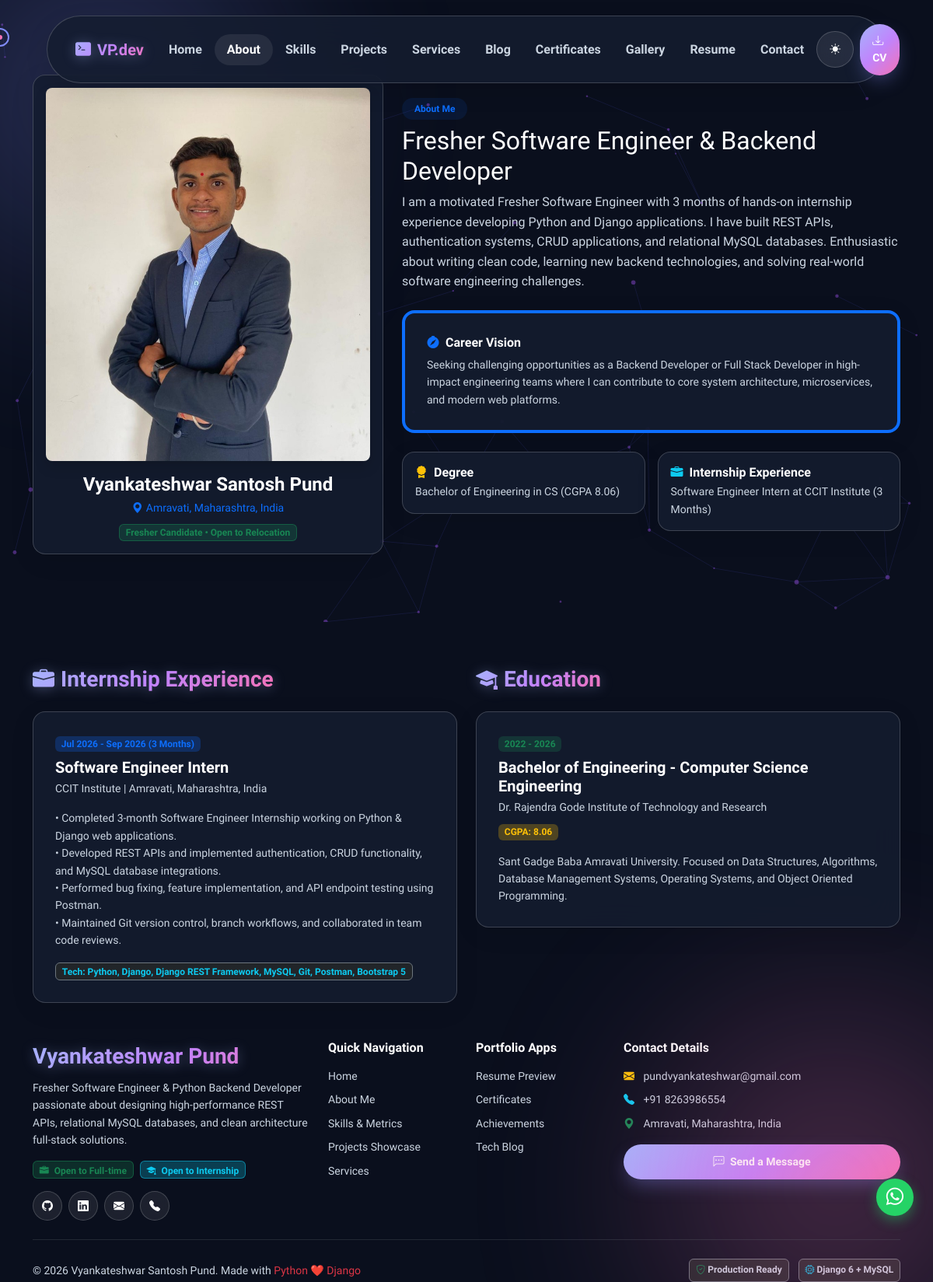
The page /about/ on the database its author committed.
### apps/portfolio/models.py (models this page shows, shortened)
class ProfileInfo(models.Model):
    name = models.CharField(max_length=100, default='Vyankateshwar Santosh Pund')
    title_roles = models.CharField(max_length=255, default='Junior Software Engineer | Python Developer | Django Backend Developer | Python Full Stack Developer')
    location = models.CharField(max_length=100, default='Amravati, Maharashtra, India')
    email = models.EmailField(default='pundvyankateshwar@gmail.com')
    phone = models.CharField(max_length=20, default='+91 8263986554')
    linkedin_url = models.URLField(default='https://linkedin.com/in/vyankateshwar-pund-7a654632b')
    github_url = models.URLField(default='https://github.com/vyankateshwarpund')
    about_summary = models.TextField()
    career_goals = models.TextField(blank=True, null=True)
    profile_image = models.ImageField(upload_to='profile/', blank=True, null=True)
    projects_completed_count = models.IntegerField(default=8)
    internships_count = models.IntegerField(default=1)
    github_contributions_count = models.IntegerField(default=600)
    technologies_count = models.IntegerField(default=20)
    hours_coding_count = models.IntegerField(default=500)
    years_experience = models.CharField(max_length=20, default='1+ Years')
    class Meta:
        verbose_name = 'Profile Information'
        verbose_name_plural = 'Profile Information'

class Experience(models.Model):
    company_name = models.CharField(max_length=150)
    role = models.CharField(max_length=150)
    location = models.CharField(max_length=100, default='India')
    start_date = models.DateField()
    end_date = models.DateField(null=True, blank=True)
    is_current = models.BooleanField(default=False)
    responsibilities = models.TextField(help_text='Use bullet points or newlines')
    tech_stack_used = models.CharField(max_length=255, help_text='Comma separated technologies')
    class Meta:
        ordering = ['-start_date']
        verbose_name = 'Work Experience'
        verbose_name_plural = 'Work Experiences'

class Education(models.Model):
    institution = models.CharField(max_length=200)
    degree = models.CharField(max_length=150)
    field_of_study = models.CharField(max_length=150)
    start_year = models.CharField(max_length=10)
    end_year = models.CharField(max_length=10)
    cgpa = models.CharField(max_length=20, default='8.06')
    details = models.TextField(blank=True, null=True)
    class Meta:
        ordering = ['-end_year']
        verbose_name = 'Education'
        verbose_name_plural = 'Education'

class SocialLink(models.Model):
    platform = models.CharField(max_length=50)
    url = models.URLField()
    icon_class = models.CharField(max_length=50, help_text='e.g., bi bi-github')
    order = models.IntegerField(default=0)
    class Meta:
        ordering = ['order']

### apps/portfolio/views.py (the view)
# urls.py: path('about/', views.AboutView.as_view(), name='about'),
class AboutView(TemplateView):
    template_name = 'about.html'
    def get_context_data(self, **kwargs):
        context = super().get_context_data(**kwargs)
        context['experiences'] = Experience.objects.all()
        context['education_list'] = Education.objects.all()
        context['achievements'] = Achievement.objects.all()
        context['career_steps'] = CareerStep.objects.all()
        return context

### templates/about.html (shortened to what this page needs)
{% extends 'base.html' %}
{% load static %}
{% block content %}
<section class="py-5 mt-5">
    <div class="container">
        <div class="row align-items-center gy-5">
            <div class="col-lg-5">
                <div class="glass-card p-3 position-relative">
                    <img src="{% if profile.profile_image %}{{ profile.profile_image.url }}{% else %}{% static 'images/vyankateshwar_profile.jpg' %}{% endif %}" alt="Vyankateshwar Pund" class="w-100 rounded-3 shadow object-fit-cover" style="max-height: 480px;">
                    <div class="mt-3 text-center">
                        <h4 class="fw-bold text-main mb-1">{{ profile.name|default:"Vyankateshwar Santosh Pund" }}</h4>
                        <p class="text-primary small mb-2"><i class="bi bi-geo-alt-fill me-1"></i>{{ profile.location|default:"Amravati, Maharashtra, India" }}</p>
                        <span class="badge bg-success bg-opacity-25 text-success border border-success border-opacity-50">Fresher Candidate • Open to Relocation</span>
                    </div>
                </div>
            </div>
            <div class="col-lg-7">
                <span class="badge bg-primary bg-opacity-10 text-primary px-3 py-2 rounded-pill fw-semibold">About Me</span>
                <h2 class="section-title mt-2">Fresher Software Engineer & Backend Developer</h2>
                <p class="text-muted leading-relaxed mb-4">
                    {{ profile.about_summary }}
                </p>
                <div class="glass-card mb-4 border-start border-4 border-primary">
                    <h6 class="fw-bold text-main mb-2"><i class="bi bi-compass-fill text-primary me-2"></i>Career Vision</h6>
                    <p class="text-muted small mb-0">{{ profile.career_goals }}</p>
                </div>
                <div class="row g-3">
                    <div class="col-sm-6">
                        <div class="glass-card p-3">
                            <h6 class="fw-bold text-main mb-1"><i class="bi bi-award-fill text-warning me-2"></i>Degree</h6>
                            <p class="text-muted small mb-0">Bachelor of Engineering in CS (CGPA 8.06)</p>
                        </div>
                    </div>
                    <div class="col-sm-6">
                        <div class="glass-card p-3">
                            <h6 class="fw-bold text-main mb-1"><i class="bi bi-briefcase-fill text-info me-2"></i>Internship Experience</h6>
                            <p class="text-muted small mb-0">Software Engineer Intern at CCIT Institute (3 Months)</p>
                        </div>
                    </div>
                </div>
            </div>
        </div>
        <div class="row mt-5 pt-5 gy-5">
            <div class="col-lg-6">
                <h3 class="fw-bold mb-4 gradient-text"><i class="bi bi-briefcase-fill me-2"></i>Internship Experience</h3>
                <div class="timeline">
                    {% for exp in experiences %}
                    <div class="timeline-item">
                        <div class="glass-card">
                            <span class="badge bg-primary bg-opacity-25 text-primary mb-2">
                                {{ exp.start_date|date:"M Y" }} - {{ exp.end_date|date:"M Y" }} (3 Months)
                            </span>
                            <h5 class="fw-bold text-main mb-1">{{ exp.role }}</h5>
                            <h6 class="text-muted small mb-3">{{ exp.company_name }} | {{ exp.location }}</h6>
                            <p class="text-muted small mb-3" style="white-space: pre-line;">{{ exp.responsibilities }}</p>
                            <span class="badge bg-dark border border-secondary text-info small">Tech: {{ exp.tech_stack_used }}</span>
                        </div>
                    </div>
                    {% endfor %}
                </div>
            </div>
            <div class="col-lg-6">
                <h3 class="fw-bold mb-4 gradient-text"><i class="bi bi-mortarboard-fill me-2"></i>Education</h3>
                <div class="timeline">
                    {% for edu in education_list %}
                    <div class="timeline-item">
                        <div class="glass-card">
                            <span class="badge bg-success bg-opacity-25 text-success mb-2">
                                {{ edu.start_year }} - {{ edu.end_year }}
                            </span>
                            <h5 class="fw-bold text-main mb-1">{{ edu.degree }} - {{ edu.field_of_study }}</h5>
                            <h6 class="text-muted small mb-2">{{ edu.institution }}</h6>
                            <div class="badge bg-warning bg-opacity-25 text-warning mb-3">CGPA: {{ edu.cgpa }}</div>
                            <p class="text-muted small mb-0">{{ edu.details }}</p>
                        </div>
                    </div>
                    {% endfor %}
                </div>
            </div>
        </div>
    </div>
</section>
{% endblock %}

### templates/base.html (shortened to what this page needs)
{% load static %}
<!DOCTYPE html>
<html lang="en" data-theme="dark">
<head>
    <link href="https://cdn.jsdelivr.net/npm/bootstrap@5.3.2/dist/css/bootstrap.min.css" rel="stylesheet">
    <link rel="stylesheet" href="https://cdn.jsdelivr.net/npm/bootstrap-icons@1.11.3/font/bootstrap-icons.min.css">
    <link rel="stylesheet" href="{% static 'css/style.css' %}">
</head>
<body>
    <div class="gradient-blob blob-2"></div>
    <canvas id="particles-canvas"></canvas>
    <div class="custom-cursor d-none d-md-block"></div>
    <div class="custom-cursor-dot d-none d-md-block"></div>
    {% include 'components/navbar.html' %}
    <main style="min-height: 80vh;">
        {% block content %}{% endblock %}
    </main>
    <a href="https://wa.me/918263986554?text=Hi%20Vyankateshwar,%20I%20reviewed%20your%20portfolio!" target="_blank" class="whatsapp-float" title="Chat on WhatsApp">
        <i class="bi bi-whatsapp"></i>
    </a>
    {% include 'components/footer.html' %}
</body>
</html>

### templates/components/navbar.html (shortened to what this page needs)
<nav class="navbar navbar-expand-lg navbar-floating">
    <div class="container-fluid">
        <a class="navbar-brand gradient-text" href="{% url 'home' %}">
            <i class="bi bi-terminal-fill me-2"></i>VP.dev
        </a>
        <div class="collapse navbar-collapse" id="portfolioNavbar">
            <ul class="navbar-nav mx-auto mb-2 mb-lg-0">
                <li class="nav-item"><a class="nav-link {% if request.resolver_match.url_name == 'home' %}active{% endif %}" href="{% url 'home' %}">Home</a></li>
                <li class="nav-item"><a class="nav-link {% if request.resolver_match.url_name == 'about' %}active{% endif %}" href="{% url 'about' %}">About</a></li>
                <li class="nav-item"><a class="nav-link {% if request.resolver_match.url_name == 'skills_list' %}active{% endif %}" href="{% url 'skills_list' %}">Skills</a></li>
                <li class="nav-item"><a class="nav-link {% if 'projects' in request.path %}active{% endif %}" href="{% url 'project_list' %}">Projects</a></li>
                <li class="nav-item"><a class="nav-link {% if request.resolver_match.url_name == 'services' %}active{% endif %}" href="{% url 'services' %}">Services</a></li>
                <li class="nav-item"><a class="nav-link {% if 'blogs' in request.path %}active{% endif %}" href="{% url 'blog_list' %}">Blog</a></li>
                <li class="nav-item"><a class="nav-link {% if request.resolver_match.url_name == 'certificates' %}active{% endif %}" href="{% url 'certificates' %}">Certificates</a></li>
                <li class="nav-item"><a class="nav-link {% if request.resolver_match.url_name == 'gallery' %}active{% endif %}" href="{% url 'gallery' %}">Gallery</a></li>
                <li class="nav-item"><a class="nav-link {% if request.resolver_match.url_name == 'resume' %}active{% endif %}" href="{% url 'resume' %}">Resume</a></li>
                <li class="nav-item"><a class="nav-link {% if request.resolver_match.url_name == 'contact' %}active{% endif %}" href="{% url 'contact' %}">Contact</a></li>
            </ul>
            <div class="d-flex align-items-center gap-2">
                <button id="theme-toggle-btn" class="btn btn-glass btn-sm px-3" title="Toggle Light/Dark Theme">
                </button>
                <a href="{% url 'resume' %}" class="btn btn-gradient btn-sm px-3">
                    <i class="bi bi-download me-1"></i> CV
                </a>
            </div>
        </div>
    </div>
</nav>

### templates/components/footer.html (shortened to what this page needs)
<footer>
    <div class="container">
        <div class="row gy-4">
            <div class="col-lg-4 col-md-6">
                <a class="navbar-brand gradient-text fs-3 mb-2 d-block" href="{% url 'home' %}">
                    Vyankateshwar Pund
                </a>
                <p class="text-muted small mb-3">
                    Fresher Software Engineer & Python Backend Developer passionate about designing high-performance REST APIs,
                    relational MySQL databases, and clean architecture full-stack solutions.
                </p>
                <div class="d-flex flex-wrap gap-2 mb-3">
                    <span class="badge bg-success bg-opacity-25 text-success border border-success border-opacity-50"><i class="bi bi-briefcase-fill me-1"></i> Open to Full-time</span>
                    <span class="badge bg-info bg-opacity-25 text-info border border-info border-opacity-50"><i class="bi bi-mortarboard-fill me-1"></i> Open to Internship</span>
                </div>
                <div class="d-flex gap-2">
                    {% for social in social_links %}
                    <a href="{{ social.url }}" target="_blank" class="btn btn-glass btn-sm rounded-circle p-2" style="width:38px; height:38px; display:inline-flex; align-items:center; justify-content:center;" title="{{ social.platform }}">
                        <i class="{{ social.icon_class }}"></i>
                    </a>
                    {% endfor %}
                </div>
            </div>
            <div class="col-lg-2 col-md-6">
                <h6 class="text-white mb-3 fw-bold">Quick Navigation</h6>
                <ul class="list-unstyled small">
                    <li class="mb-2"><a href="{% url 'home' %}" class="text-muted text-decoration-none">Home</a></li>
                    <li class="mb-2"><a href="{% url 'about' %}" class="text-muted text-decoration-none">About Me</a></li>
                    <li class="mb-2"><a href="{% url 'skills_list' %}" class="text-muted text-decoration-none">Skills & Metrics</a></li>
                    <li class="mb-2"><a href="{% url 'project_list' %}" class="text-muted text-decoration-none">Projects Showcase</a></li>
                    <li class="mb-2"><a href="{% url 'services' %}" class="text-muted text-decoration-none">Services</a></li>
                </ul>
            </div>
            <div class="col-lg-2 col-md-6">
                <h6 class="text-white mb-3 fw-bold">Portfolio Apps</h6>
                <ul class="list-unstyled small">
                    <li class="mb-2"><a href="{% url 'resume' %}" class="text-muted text-decoration-none">Resume Preview</a></li>
                    <li class="mb-2"><a href="{% url 'certificates' %}" class="text-muted text-decoration-none">Certificates</a></li>
                    <li class="mb-2"><a href="{% url 'achievements' %}" class="text-muted text-decoration-none">Achievements</a></li>
                    <li class="mb-2"><a href="{% url 'blog_list' %}" class="text-muted text-decoration-none">Tech Blog</a></li>
                </ul>
            </div>
            <div class="col-lg-4 col-md-6">
                <h6 class="text-white mb-3 fw-bold">Contact Details</h6>
                <ul class="list-unstyled small text-muted mb-3">
                    <li class="mb-2"><i class="bi bi-envelope-fill text-warning me-2"></i> pundvyankateshwar@gmail.com</li>
                    <li class="mb-2"><i class="bi bi-telephone-fill text-info me-2"></i> +91 8263986554</li>
                    <li class="mb-2"><i class="bi bi-geo-alt-fill text-success me-2"></i> Amravati, Maharashtra, India</li>
                </ul>
                <a href="{% url 'contact' %}" class="btn btn-gradient btn-sm w-100"><i class="bi bi-chat-left-dots me-1"></i> Send a Message</a>
            </div>
        </div>
        <hr class="my-4 border-secondary opacity-25">
        <div class="row align-items-center">
            <div class="col-md-6 text-center text-md-start mb-2 mb-md-0">
                <span class="text-muted small">&copy; 2026 Vyankateshwar Santosh Pund. Made with <span class="text-danger">Python ❤️ Django</span></span>
            </div>
            <div class="col-md-6 text-center text-md-end">
                <span class="badge bg-dark border border-secondary text-muted me-2"><i class="bi bi-shield-check text-success"></i> Production Ready</span>
                <span class="badge bg-dark border border-secondary text-muted"><i class="bi bi-cpu text-info"></i> Django 6 + MySQL</span>
            </div>
        </div>
    </div>
</footer>

### rows shown on the page
ProfileInfo: profile_image (picture), name "Vyankateshwar Santosh Pund", location "Amravati, Maharashtra, India", about_summary "I am a motivated Fresher Software Engineer with 3 months of hands-on internship experience developing Python and Django applications. I have built REST APIs, authentication systems, CRUD applications, and relational MySQL databases. Enthusiastic about writing clean code, learning new backend technologies, and solving real-world software engineering challenges.", career_goals "Seeking challenging opportunities as a Backend Developer or Full Stack Developer in high-impact engineering teams where I can contribute to core system architecture, microservices, and modern web platforms."
Experience: start_date "Jul 2026", end_date "Sep 2026", role "Software Engineer Intern", company_name "CCIT Institute", location "Amravati, Maharashtra, India", responsibilities "• Completed 3-month Software Engineer Internship working on Python & Django web applications. • Developed REST APIs and implemented authentication, CRUD functionality, and MySQL database integrations. • Performed bug fixing, feature implementation, and API endpoint testing using Postman. • Maintained Git version control, branch workflows, and collaborated in team code reviews.", tech_stack_used "Python, Django, Django REST Framework, MySQL, Git, Postman, Bootstrap 5"
Education: start_year "2022", end_year "2026", degree "Bachelor of Engineering", field_of_study "Computer Science Engineering", institution "Dr. Rajendra Gode Institute of Technology and Research", cgpa "8.06", details "Sant Gadge Baba Amravati University. Focused on Data Structures, Algorithms, Database Management Systems, Operating Systems, and Object Oriented Programming."
